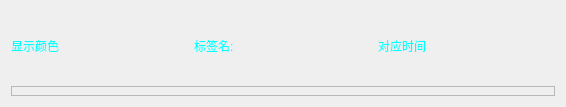
<?xml version="1.0" encoding="UTF-8"?>
<ui version="4.0">
 <class>DockLabelControl</class>
 <widget class="QWidget" name="DockLabelControl">
  <property name="geometry">
   <rect>
    <x>0</x>
    <y>0</y>
    <width>566</width>
    <height>107</height>
   </rect>
  </property>
  <property name="windowTitle">
   <string>Form</string>
  </property>
  <property name="styleSheet">
   <string notr="true">color:rgb(0, 255, 255)</string>
  </property>
  <layout class="QVBoxLayout" name="verticalLayout" stretch="7,1">
   <item>
    <layout class="QHBoxLayout" name="horizontalLayout">
     <item>
      <widget class="QLabel" name="label_3">
       <property name="text">
        <string>显示颜色</string>
       </property>
      </widget>
     </item>
     <item>
      <widget class="QLabel" name="label">
       <property name="text">
        <string>标签名:</string>
       </property>
      </widget>
     </item>
     <item>
      <widget class="QLabel" name="label_2">
       <property name="text">
        <string>对应时间</string>
       </property>
      </widget>
     </item>
    </layout>
   </item>
   <item>
    <widget class="QFrame" name="frameLine">
     <property name="frameShape">
      <enum>QFrame::StyledPanel</enum>
     </property>
     <property name="frameShadow">
      <enum>QFrame::Raised</enum>
     </property>
    </widget>
   </item>
  </layout>
 </widget>
 <resources/>
 <connections/>
</ui>
